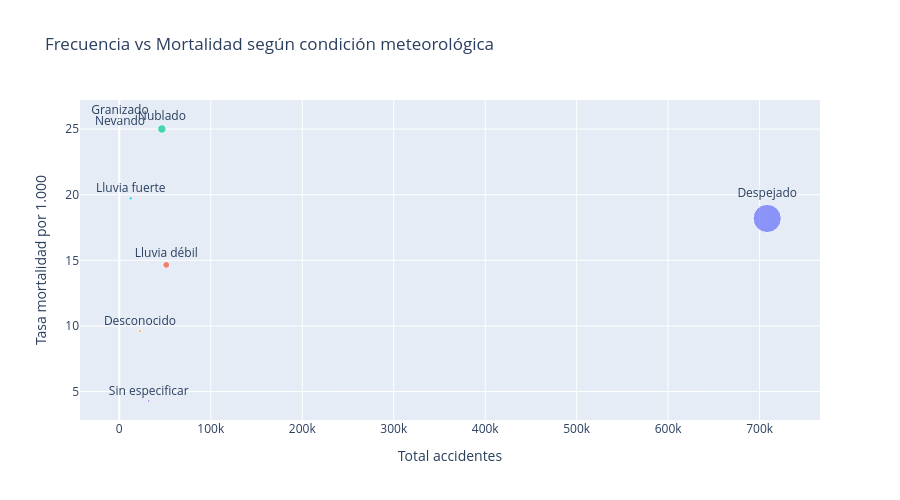

Write notebook code for a chart like this one.
### Code cell
# CONDICIONES METEOROLÓGICAS

fig = px.scatter(
    df_meteo,
    x="total_accidentes",
    y="tasa_mortalidad_por_1000",
    size="total_muertos_30df",
    color="condicion",
    text="condicion",
    title="Frecuencia vs Mortalidad según condición meteorológica",
    labels={
        "total_accidentes": "Total accidentes",
        "tasa_mortalidad_por_1000": "Tasa mortalidad por 1.000",
        "condicion": "Condición meteorológica"
    }
)
fig.update_traces(textposition="top center")
fig.update_layout(showlegend=False, height=500)
fig.show()

### Figure 1 — Plotly figure (JSON) as saved in the notebook; plotly's stock layout.template omitted (floating-point values rounded to 4 significant figures)
{"data": [{"hovertemplate": "Condición meteorológica=%{text}<br>Total accidentes=%{x}<br>Tasa mortalidad por 1.000=%{y}<br>total_muertos_30df=%{marker.size}<extra></extra>", "legendgroup": "Despejado", "marker": {"color": "#636efa", "size": [12880.0], "sizemode": "area", "sizeref": 32.21, "symbol": "circle"}, "mode": "markers+text", "name": "Despejado", "orientation": "v", "showlegend": true, "text": ["Despejado"], "textposition": "top center", "type": "scatter", "x": [708241], "xaxis": "x", "y": [18.19], "yaxis": "y"}, {"hovertemplate": "Condición meteorológica=%{text}<br>Total accidentes=%{x}<br>Tasa mortalidad por 1.000=%{y}<br>total_muertos_30df=%{marker.size}<extra></extra>", "legendgroup": "Lluvia débil", "marker": {"color": "#EF553B", "size": [752.0], "sizemode": "area", "sizeref": 32.21, "symbol": "circle"}, "mode": "markers+text", "name": "Lluvia débil", "orientation": "v", "showlegend": true, "text": ["Lluvia débil"], "textposition": "top center", "type": "scatter", "x": [51334], "xaxis": "x", "y": [14.65], "yaxis": "y"}, {"hovertemplate": "Condición meteorológica=%{text}<br>Total accidentes=%{x}<br>Tasa mortalidad por 1.000=%{y}<br>total_muertos_30df=%{marker.size}<extra></extra>", "legendgroup": "Nublado", "marker": {"color": "#00cc96", "size": [1164.0], "sizemode": "area", "sizeref": 32.21, "symbol": "circle"}, "mode": "markers+text", "name": "Nublado", "orientation": "v", "showlegend": true, "text": ["Nublado"], "textposition": "top center", "type": "scatter", "x": [46544], "xaxis": "x", "y": [25.01], "yaxis": "y"}, {"hovertemplate": "Condición meteorológica=%{text}<br>Total accidentes=%{x}<br>Tasa mortalidad por 1.000=%{y}<br>total_muertos_30df=%{marker.size}<extra></extra>", "legendgroup": "Sin especificar", "marker": {"color": "#ab63fa", "size": [138.0], "sizemode": "area", "sizeref": 32.21, "symbol": "circle"}, "mode": "markers+text", "name": "Sin especificar", "orientation": "v", "showlegend": true, "text": ["Sin especificar"], "textposition": "top center", "type": "scatter", "x": [32211], "xaxis": "x", "y": [4.28], "yaxis": "y"}, {"hovertemplate": "Condición meteorológica=%{text}<br>Total accidentes=%{x}<br>Tasa mortalidad por 1.000=%{y}<br>total_muertos_30df=%{marker.size}<extra></extra>", "legendgroup": "Desconocido", "marker": {"color": "#FFA15A", "size": [217.0], "sizemode": "area", "sizeref": 32.21, "symbol": "circle"}, "mode": "markers+text", "name": "Desconocido", "orientation": "v", "showlegend": true, "text": ["Desconocido"], "textposition": "top center", "type": "scatter", "x": [22584], "xaxis": "x", "y": [9.61], "yaxis": "y"}, {"hovertemplate": "Condición meteorológica=%{text}<br>Total accidentes=%{x}<br>Tasa mortalidad por 1.000=%{y}<br>total_muertos_30df=%{marker.size}<extra></extra>", "legendgroup": "Lluvia fuerte", "marker": {"color": "#19d3f3", "size": [247.0], "sizemode": "area", "sizeref": 32.21, "symbol": "circle"}, "mode": "markers+text", "name": "Lluvia fuerte", "orientation": "v", "showlegend": true, "text": ["Lluvia fuerte"], "textposition": "top center", "type": "scatter", "x": [12522], "xaxis": "x", "y": [19.73], "yaxis": "y"}, {"hovertemplate": "Condición meteorológica=%{text}<br>Total accidentes=%{x}<br>Tasa mortalidad por 1.000=%{y}<br>total_muertos_30df=%{marker.size}<extra></extra>", "legendgroup": "Nevando", "marker": {"color": "#FF6692", "size": [20.0], "sizemode": "area", "sizeref": 32.21, "symbol": "circle"}, "mode": "markers+text", "name": "Nevando", "orientation": "v", "showlegend": true, "text": ["Nevando"], "textposition": "top center", "type": "scatter", "x": [801], "xaxis": "x", "y": [24.97], "yaxis": "y"}, {"hovertemplate": "Condición meteorológica=%{text}<br>Total accidentes=%{x}<br>Tasa mortalidad por 1.000=%{y}<br>total_muertos_30df=%{marker.size}<extra></extra>", "legendgroup": "Granizado", "marker": {"color": "#B6E880", "size": [20.0], "sizemode": "area", "sizeref": 32.21, "symbol": "circle"}, "mode": "markers+text", "name": "Granizado", "orientation": "v", "showlegend": true, "text": ["Granizado"], "textposition": "top center", "type": "scatter", "x": [776], "xaxis": "x", "y": [25.77], "yaxis": "y"}], "layout": {"height": 500, "legend": {"itemsizing": "constant", "title": {"text": "Condición meteorológica"}, "tracegroupgap": 0}, "showlegend": false, "title": {"text": "Frecuencia vs Mortalidad según condición meteorológica"}, "xaxis": {"anchor": "y", "domain": [0, 1], "title": {"text": "Total accidentes"}}, "yaxis": {"anchor": "x", "domain": [0, 1], "title": {"text": "Tasa mortalidad por 1.000"}}}}
